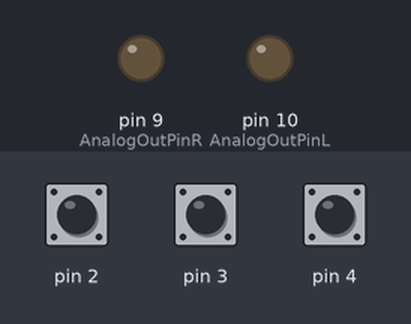
Simulated run of this sketch. Board: Arduino Uno, built with avr-gcc and run on an emulated ATmega328P. On the bench: output pins drawn as LEDs (lit = HIGH). The test bench sets the inputs (shaded band); at power-on: pin 2 HIGH, pin 3 HIGH, pin 4 HIGH. Pins used as bus, display or sensor lines are not drawn.

Above: at 1.2 s.
1.3 s: pin 2 pulled LOW for 0.15 s
At 1.41 s:
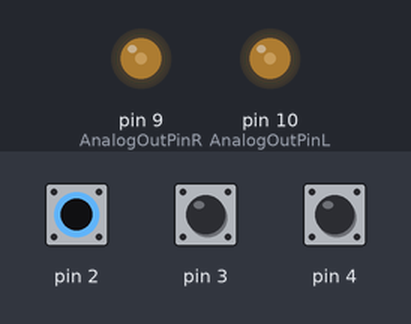
2.9 s: pin 3 pulled LOW for 1 s
At 5.0 s:
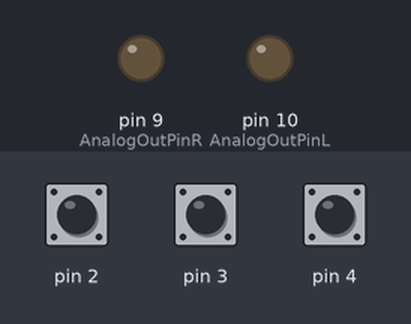
5.4 s: pin 3 pulled LOW for 0.15 s
At 6.0 s:
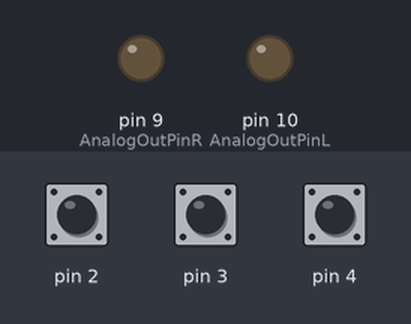
7.1 s: pin 2 pulled LOW for 1 s
At 7.9 s:
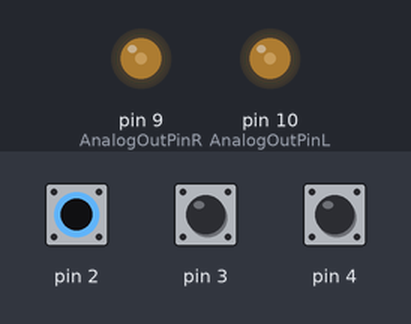
Timing chart, 0 to 10.1 s (numbered marks = the images above; inputs shaded):
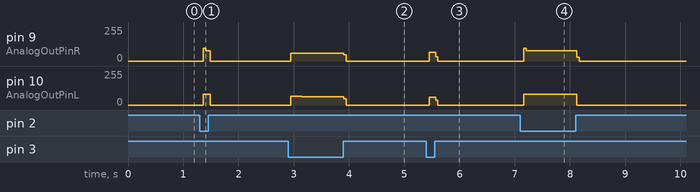

Measured:
- after the input at 1.3 s, pin 9 (AnalogOutPinR): 0/255 → 78/255 after 0.06 s, → 0/255 0.12 s later; pin 10 (AnalogOutPinL): 0/255 → 80/255 after 0.06 s, → 0/255 0.12 s later
- after the input at 2.9 s, pin 9 (AnalogOutPinR): 0/255 → 58/255 after 0.05 s, → 0/255 0.96 s later; pin 10 (AnalogOutPinL): 0/255 → 67/255 after 0.05 s, → 61/255 0.20 s later, → 0/255 0.76 s later
- after the input at 5.4 s, pin 9 (AnalogOutPinR): 0/255 → 66/255 after 0.05 s, → 0/255 0.12 s later; pin 10 (AnalogOutPinL): 0/255 → 59/255 after 0.05 s, → 0/255 0.12 s later
- after the input at 7.1 s, pin 9 (AnalogOutPinR): 0/255 → 78/255 after 0.07 s, → 0/255 0.96 s later; pin 10 (AnalogOutPinL): 0/255 → 80/255 after 0.07 s, → 0/255 0.96 s later

The sketch:

Function_Generator_12_9_18.ino
```cpp
float sin0_180[]={0.000000,0.018530,0.037053,0.055564,0.074055,0.092521,
0.110956,0.129352,0.147704,0.166005,0.184249,0.202430,0.220541,0.238577,
0.256531,0.274396,0.292168,0.309839,0.327403,0.344856,0.362189,0.379399,
0.396478,0.413421,0.430222,0.446876,0.463375,0.479716,0.495892,0.511898,
0.527728,0.543377,0.558839,0.574109,0.589183,0.604053,0.618717,0.633168,
0.647401,0.661413,0.675197,0.688749,0.702065,0.715140,0.727969,0.740548,
0.752873,0.764939,0.776743,0.788280,0.799546,0.810538,0.821252,0.831683,
0.841829,0.851686,0.861250,0.870519,0.879488,0.888156,0.896519,0.904573,
0.912318,0.919749,0.926864,0.933661,0.940137,0.946290,0.952119,0.957621,
0.962793,0.967635,0.972145,0.976321,0.980162,0.983666,0.986833,0.989661,
0.992148,0.994295,0.996101,0.997565,0.998686,0.999464,0.999899,0.999991,
0.999739,0.999144,0.998206,0.996925,0.995302,0.993337,0.991031,0.988384,
0.985398,0.982074,0.978413,0.974416,0.970084,0.965419,0.960422,0.955096,
0.949442,0.943461,0.937157,0.930531,0.923585,0.916323,0.908745,0.900856,
0.892657,0.884152,0.875343,0.866233,0.856826,0.847125,0.837133,0.826854,
0.816290,0.805447,0.794326,0.782933,0.771272,0.759345,0.747157,0.734713,
0.722017,0.709073,0.695885,0.682458,0.668797,0.654907,0.640791,0.626456,
0.611905,0.597144,0.582178,0.567013,0.551652,0.536102,0.520368,0.504456,
0.488370,0.472116,0.455701,0.439128,0.422405,0.405537,0.388530,0.371389,
0.354121,0.336731,0.319226,0.301611,0.283892,0.266076,0.248169,0.230176,
0.212105,0.193960,0.175749,0.157477,0.139152,0.120778,0.102364,0.083914,
0.065435,0.046934,0.028416,0.009889
};
//there are 171 total values which are based on a 5 us delay at 523.25hz (C note)
//this allows for close to 180 intervals from sin(0) to sin(180)
float ramp[]={

};

int i = 0;
int j = 0;
int outvalue = 0;
const int AnalogOutPinR = 9; //this is the output for the positive PWM
const int AnalogOutPinL = 10; //this is the output for the negative PWM
const int GNDR = 7;
const int GNDL = 6;
//int button1;
//int button2;
//int button3;


void setPwmFrequency(int pin, int divisor) {
  byte mode;
  if(pin == 5 || pin == 6 || pin == 9 || pin == 10) {
    switch(divisor) {
      case 1: mode = 0x01; break;
      case 8: mode = 0x02; break;
      case 64: mode = 0x03; break;
      case 256: mode = 0x04; break;
      case 1024: mode = 0x05; break;
      default: return;
    }
    if(pin == 5 || pin == 6) {
      TCCR0B = TCCR0B & 0b11111000 | mode;
    } else {
      TCCR1B = TCCR1B & 0b11111000 | mode;
    }
  } else if(pin == 3 || pin == 11) {
    switch(divisor) {
      case 1: mode = 0x01; break;
      case 8: mode = 0x02; break;
      case 32: mode = 0x03; break;
      case 64: mode = 0x04; break;
      case 128: mode = 0x05; break;
      case 256: mode = 0x06; break;
      case 1024: mode = 0x07; break;
      default: return;
    }
    TCCR2B = TCCR2B & 0b11111000 | mode;
  }
}

void setup() {
Serial.begin(9600);
pinMode(GNDL, OUTPUT);
pinMode(GNDR, OUTPUT);
pinMode(AnalogOutPinL, OUTPUT);
setPwmFrequency(10,1);
pinMode(AnalogOutPinR, OUTPUT);
setPwmFrequency(9,1);
pinMode(2, INPUT_PULLUP);
pinMode(3, INPUT_PULLUP);
pinMode(4, INPUT_PULLUP);

}


void loop() {

//positive half
  if(digitalRead(2)==LOW || digitalRead(3)==LOW || digitalRead(4)==LOW)
    {
     digitalWrite(GNDL, HIGH);
     digitalWrite(GNDR, LOW);
    }
    else
    {
     digitalWrite(GNDL, LOW);
     digitalWrite(GNDR, LOW);
    }
  while (i<171)
    { if(digitalRead(2)==LOW && digitalRead(3)==HIGH && digitalRead(4)==HIGH)
        {outvalue = (int) 255*sin0_180[i];
   //     Serial.println("sinpos");//sin value
        }
      else if(digitalRead(2)==HIGH && digitalRead(3)==LOW && digitalRead(4)==HIGH)
        {if(i<=85) {outvalue=(int) 255*i/85;}//ramp up
        else if(i>85) {outvalue=(int) 255-(255*(i-85)/85);}
   //     Serial.println("ramppos");//ramp down
        }
      else if(digitalRead(2)==HIGH && digitalRead(3)==HIGH && digitalRead(4)==LOW)
        {outvalue= (int) 0.6*255;
   //     Serial.println("squarepos");//square wave
        }
      else{
        outvalue=0;
   //     Serial.println("nothingpos");
      }
      analogWrite(AnalogOutPinR, outvalue);
      i++;
   //   Serial.println(i);
      delayMicroseconds(5);
    }
i=0;

//negative half
  if(digitalRead(2)==LOW || digitalRead(3)==LOW || digitalRead(4)==LOW)
    {
     digitalWrite(GNDL, LOW);
     digitalWrite(GNDR, HIGH);
    }
    else
    {
     digitalWrite(GNDL, LOW);
     digitalWrite(GNDR, LOW);
    }
  while (i<171)
    { if(digitalRead(2)==LOW && digitalRead(3)==HIGH && digitalRead(4)==HIGH)
        {outvalue = (int) 255*sin0_180[i];//sin value
   //     Serial.println("sinneg");//sin value
        }
      else if(digitalRead(2)==HIGH && digitalRead(3)==LOW && digitalRead(4)==HIGH)
        {if(i<=85) {outvalue=(int) 255*i/85;}//ramp up
        else if(i>85) {outvalue=(int) 255-(255*(i-85)/85);}
   //     Serial.println("rampneg");//ramp down
        }
      else if(digitalRead(2)==HIGH && digitalRead(3)==HIGH && digitalRead(4)==LOW)
        {outvalue= (int)0.6*255;
   //     Serial.println("squareneg");//square wave
        }
      else{
   //     Serial.println("nothingneg");
          outvalue=0;
          digitalWrite(GNDR, LOW);
      }
      analogWrite(AnalogOutPinL, outvalue);
      i++;
   //   Serial.println(i);
      delayMicroseconds(5);
    }
  i=0;

}
```
